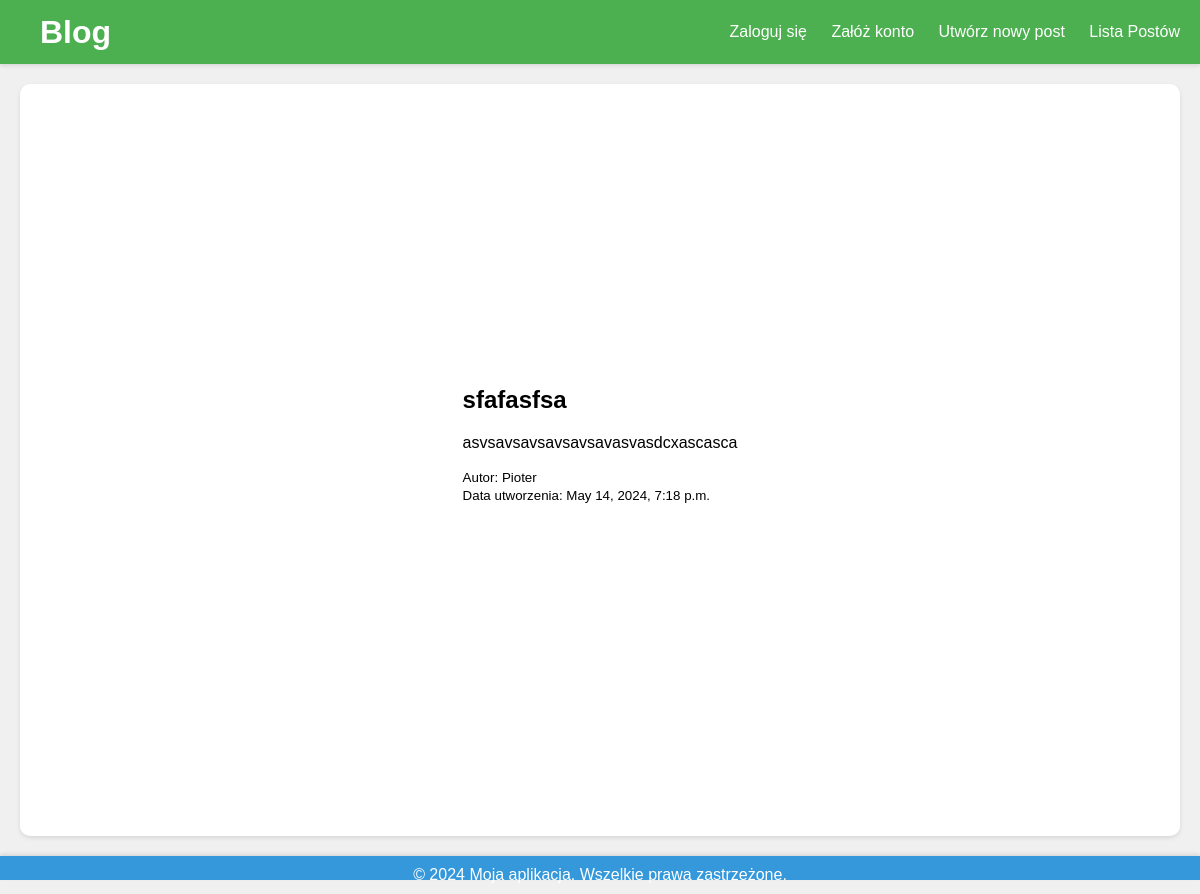
The app's page /post/4/ with its own data.
### mainapp/models.py (models this page shows, shortened)
class Post(models.Model):
    tytul = models.CharField(max_length=200)
    tresc = models.TextField()
    data_utworzenia = models.DateTimeField(auto_now_add=True)
    autor = models.ForeignKey(User, on_delete=models.CASCADE)
    dostep = models.CharField(max_length=20, choices=[('Publiczny', 'Publiczny'), ('Ograniczony', 'Ograniczony')])
    haslo_dostepu = models.CharField(max_length=100, blank=True, null=True)
    image = models.ImageField(null=True, blank=True, upload_to="images/")

### mainapp/views.py (the view)
# urls.py: path('post/<int:post_id>/', views.post_detail, name='post_detail'),
def post_detail(request, post_id):
    post = get_object_or_404(Post, pk=post_id)
    return render(request, 'post/post_detail.html', {'post': post})

### mainapp/templates/post/post_detail.html (shortened to what this page needs)
{% extends "base.html" %}
{% block content %}
<div class="container mt-5">
  <div class="row justify-content-center">
    <div class="col-md-8">
      <h2>{{ post.tytul }}</h2>
      <p>{{ post.tresc }}</p>
      <small>Autor: {{ post.autor }}</small>
      <br>
      <small>Data utworzenia: {{ post.data_utworzenia }}</small>
      <p>
        <br>
      </p>
    </div>
  </div>
</div>
{% endblock %}

### mainapp/templates/base.html (style rules this page uses)
body { margin: 0; padding: 0; font-family: Arial, sans-serif; background-color: #f0f0f0; }

### records on screen
Post: tytul "sfafasfsa", tresc "asvsavsavsavsavsavasvasdcxascasca", autor "Pioter", data_utworzenia "May 14, 2024, 7:18 p.m."
